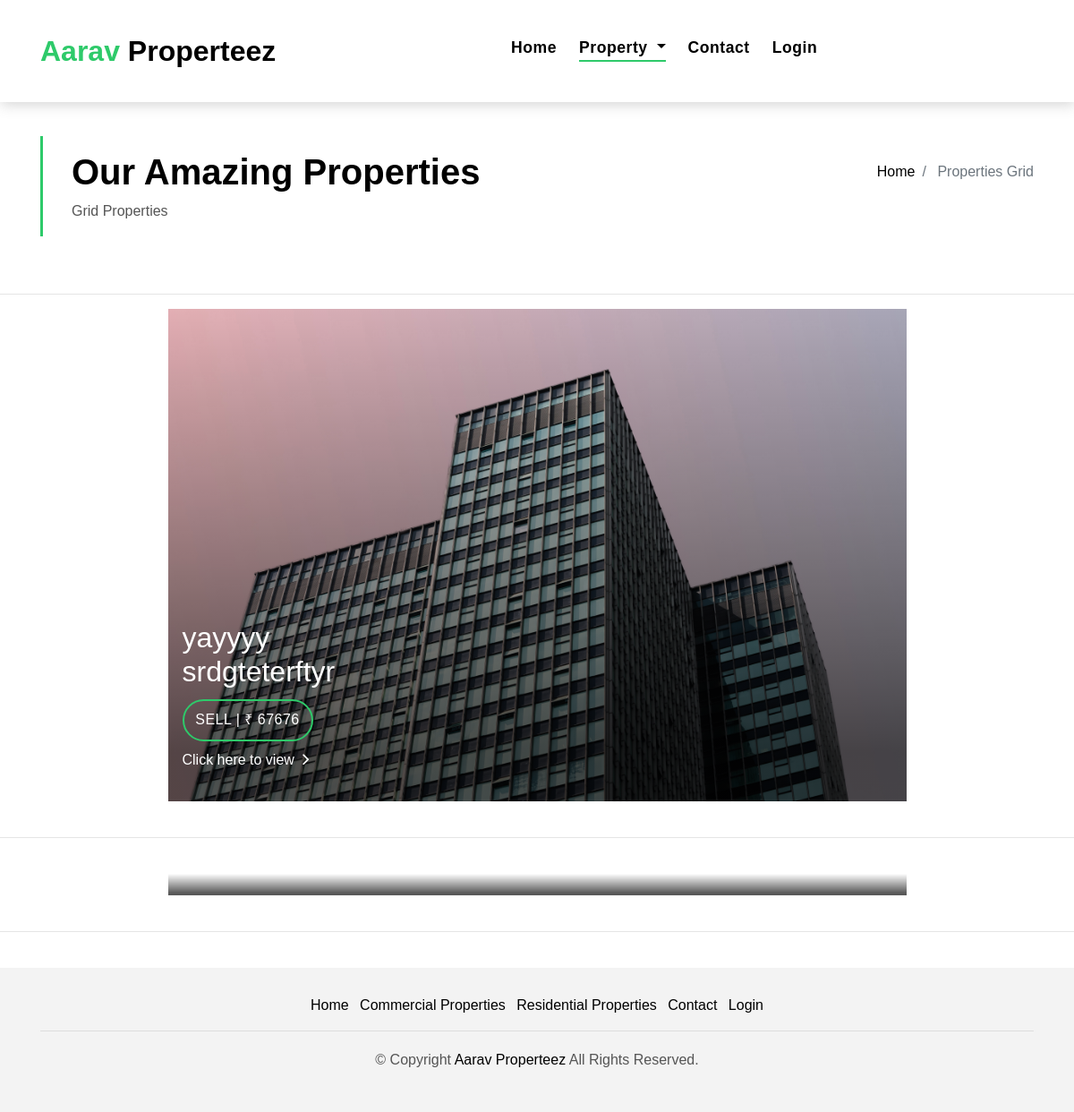
Screenshot of /commercial/ with the database file from the repository.
### app/models.py (models this page shows, shortened)
class Commercial(models.Model):
    sno = models.AutoField(primary_key=True)
    main_image = models.ImageField(
        upload_to='main_images/', default='none', blank=False)
    area = models.DecimalField(max_digits=10, decimal_places=2)
    title = models.CharField(max_length=100)
    content = models.TextField()
    price = models.IntegerField()
    timestamp = models.DateTimeField(default=now)
    sell_or_rent = models.CharField(max_length=20,
                                    choices=SELL_OR_RENT_COMM_CHOICES)
    location = models.CharField(max_length=150)
    property_type = models.CharField(max_length=20,
                                     choices=COMM_PROPERTY_CHOICES)
    floorplan = models.ImageField(
        upload_to='floorplan_images/', default='none', blank=False)
    construction_status = models.CharField(max_length=20,
                                           choices=COMM_STATUS_CHOICES)
    amenities = MultiSelectField(choices=MY_COMM_CHOICES)

### app/views.py (the view)
# urls.py: path('commercial/', views.commercial_view, name='commercial'),
def commercial_view(request):
    allProperties = Commercial.objects.all()
    context = {
        'allProperties': allProperties
    }
    return render(request, "commercial.html", context)

### templates/commercial.html (shortened to what this page needs)
{% extends 'base.html' %} {% load static %}
{% block propertyactive %} active{% endblock propertyactive %}
{% block content %}
{% if allProperties %}
<section class="intro-single">
  <div class="container">
    <div class="row">
      <div class="col-md-12 col-lg-8">
        <div class="title-single-box">
          <h1 class="title-single">Our Amazing Properties</h1>
          <span class="color-text-a">Grid Properties</span>
        </div>
      </div>
      <div class="col-md-12 col-lg-4">
        <nav aria-label="breadcrumb" class="breadcrumb-box d-flex justify-content-lg-end">
          <ol class="breadcrumb">
            <li class="breadcrumb-item">
              <a href="../">Home</a>
            </li>
            <li class="breadcrumb-item active" aria-current="page">
              Properties Grid
            </li>
          </ol>
        </nav>
      </div>
    </div>
  </div>
</section>
<hr>
{% for property in allProperties %}
<div class="container">
  <div class="row">
    <div class="col-md-9 mx-auto">
      <div class="card-box-a card-shadow">
        <div class="img-box-a">
          <img src="{{property.main_image.url}}" alt="" class="img-a img-fluid">
        </div>
        <div class="card-overlay">
          <div class="card-overlay-a-content">
            <div class="card-header-a">
              <h2 class="card-title-a">
                <a href="../commercial/{{ property.sno }} "></a>{{property.title}}
                <br /> {{property.location}}</a>
              </h2>
            </div>
            <div class="card-body-a">
              <div class="price-box d-flex">
                <span class="price-a">{{property.sell_or_rent}} | ₹ {{property.price}}</span>
              </div>
              <a href="../commercial/{{ property.sno }} " class="link-a">Click here to view
                <span class="ion-ios-arrow-forward"></span>
              </a>
            </div>
          </div>
        </div>
      </div>
    </div>
  </div>
</div>
<br>
<hr>
<br>
{% endfor %}
{% endif %}
{% endblock content %}

### static/css/style.css (style rules this page uses)
body { font-family: "Poppins", sans-serif; color: #555555; }
h1, h2, h3, h4, h5, h6 { color: #000000; }
a { color: #000000; transition: all 0.5s ease; }
.link-a { color: #ffffff; text-decoration: none; }
.link-a span { font-size: 18px; vertical-align: middle; margin-left: 5px; }
.color-text-a { color: #555555; }
.intro-single { padding: 2rem 0 3rem; }
.intro-single .title-single-box { padding: 1rem 0 1rem 2rem; }
.intro-single .title-single-box { border-left: 3px solid #2eca6a; }
.intro-single .title-single-box .title-single { font-weight: 600; font-size: 2.2rem; }
.intro-single .breadcrumb-box { padding: 1rem 0 0 0.5rem; }
.intro-single .breadcrumb { background-color: transparent; padding-right: 0; padding-left: 0; }
.card-box-a, .card-box-b, .card-box-d { position: relative; overflow: hidden; -webkit-backface-visibility: hidden; backface-visibility: hidden; }
.card-box-a .img-a, .card-box-a .img-b, .card-box-b .img-a, .card-box-b .img-b { transition: 0.8s all ease-in-out; }
.card-overlay { position: absolute; width: 100%; height: 100%; top: 0; left: 0; }
.card-shadow { -webkit-backface-visibility: hidden; backface-visibility: hidden; }
.card-shadow:before { content: " "; position: absolute; top: 0; left: 0; width: 100%; height: 100%; z-index: 1; background: linear-gradient( to bottom, rgba(0, 0, 0, 0) 0%, rgba(0, 0, 0, 0.2) 27%, rgba(0, 0, 0, 0.65) 90% ); }
.card-overlay-a-content { transition: all 0.5s ease-in; position: absolute; width: 100%; bottom: 0px; z-index: 2; }
.card-header-a { padding: 0 1rem; }
.card-header-a .card-title-a { color: #ffffff; margin-bottom: 0; padding-bottom: 0.7rem; }
.card-body-a { z-index: 2; transition: all 0.5s ease-in; padding: 0rem 1rem 2rem 1rem; }
.card-body-a .price-box { padding-bottom: 0.5rem; }
.price-a { color: #ffffff; padding: 0.6rem 0.8rem; border: 2px solid #2eca6a; border-radius: 50px; text-transform: uppercase; letter-spacing: 0.03em; }
@media (min-width: 768px) { .link-a { font-size: 0.9rem; } }
@media (min-width: 768px) { .link-a span { font-size: 1.5rem; } }
@media (min-width: 768px) { .intro-single .title-single-box .title-single { font-size: 2.1rem; } }
@media (min-width: 768px) { .card-box-a .price-a, .card-box-b .price-a { font-size: 0.9rem; } }
@media (min-width: 768px) { .card-overlay-a-content { bottom: -20px; } }
@media (min-width: 768px) { .card-header-a .card-title-a { font-size: 1.3rem; } }
@media (min-width: 992px) { .link-a { font-size: 1rem; } }
@media (min-width: 992px) { .link-a span { font-size: 18px; } }
@media (min-width: 992px) { .intro-single .title-single-box .title-single { font-size: 2.5rem; } }
@media (min-width: 992px) { .card-box-a .price-a, .card-box-b .price-a { font-size: 1rem; } }
@media (min-width: 992px) { .card-overlay-a-content { bottom: 0px; } }
@media (min-width: 992px) { .card-header-a .card-title-a { font-size: 2rem; } }

### rows the page displays
Commercial: main_image (picture), title "yayyyy", location "srdgteterftyr", sell_or_rent "SELL", price "67676"
